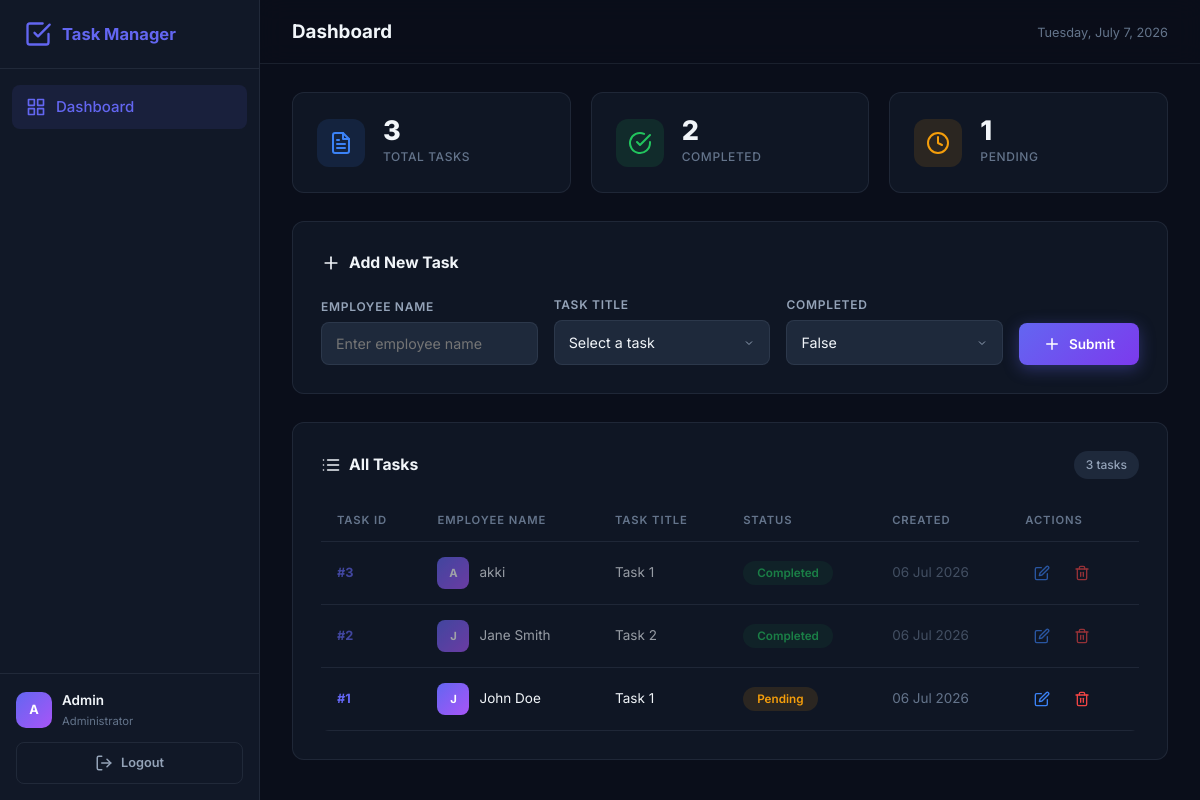
Screenshot of /dashboard (signed in) with the database file from the repository.
### app.py (models this page shows, shortened)
class Admin(UserMixin, db.Model):
    id = db.Column(db.Integer, primary_key=True)
    username = db.Column(db.String(80), unique=True, nullable=False)
    password_hash = db.Column(db.String(256), nullable=False)

class Task(db.Model):
    task_id = db.Column(db.Integer, primary_key=True, autoincrement=True)
    employee_name = db.Column(db.String(120), nullable=False)
    task_title = db.Column(db.String(200), nullable=False)
    completed = db.Column(db.Boolean, default=False)
    created_at = db.Column(db.DateTime, default=datetime.utcnow)
    updated_at = db.Column(db.DateTime, default=datetime.utcnow, onupdate=datetime.utcnow)

### app.py (the view)
@app.route('/dashboard')
@login_required
def dashboard():
    tasks = Task.query.order_by(Task.created_at.desc()).all()
    total = Task.query.count()
    completed = Task.query.filter_by(completed=True).count()
    pending = total - completed
    return render_template('dashboard.html',
                           tasks=tasks,
                           total=total,
                           completed=completed,
                           pending=pending)

### app.py (called while the page is built)
@login_manager.user_loader
def load_user(user_id):
    return Admin.query.get(int(user_id))

### templates/dashboard.html (shortened to what this page needs)
{% extends 'base.html' %}
{% block body %}
<div class="app-layout">
    <aside class="sidebar" id="sidebar">
        <div class="sidebar-brand">
            <svg width="28" height="28" viewBox="0 0 24 24" fill="none" stroke="currentColor" stroke-width="2" stroke-linecap="round" stroke-linejoin="round">
                <path d="M9 11l3 3L22 4"/>
                <path d="M21 12v7a2 2 0 0 1-2 2H5a2 2 0 0 1-2-2V5a2 2 0 0 1 2-2h11"/>
            </svg>
            <span>Task Manager</span>
        </div>
        <nav class="sidebar-nav">
            <a href="{{ url_for('dashboard') }}" class="nav-item active" id="nav-dashboard">
                <svg width="20" height="20" viewBox="0 0 24 24" fill="none" stroke="currentColor" stroke-width="2" stroke-linecap="round" stroke-linejoin="round">
                    <rect x="3" y="3" width="7" height="7"/>
                    <rect x="14" y="3" width="7" height="7"/>
                    <rect x="14" y="14" width="7" height="7"/>
                    <rect x="3" y="14" width="7" height="7"/>
                </svg>
                <span>Dashboard</span>
            </a>
        </nav>
        <div class="sidebar-footer">
            <div class="admin-badge">
                <div class="admin-avatar">A</div>
                <div class="admin-info">
                    <span class="admin-name">{{ current_user.username }}</span>
                    <span class="admin-role">Administrator</span>
                </div>
            </div>
            <a href="{{ url_for('logout') }}" class="btn btn-ghost btn-logout" id="logout-btn">
                <svg width="18" height="18" viewBox="0 0 24 24" fill="none" stroke="currentColor" stroke-width="2" stroke-linecap="round" stroke-linejoin="round">
                    <path d="M9 21H5a2 2 0 0 1-2-2V5a2 2 0 0 1 2-2h4"/>
                    <polyline points="16 17 21 12 16 7"/>
                    <line x1="21" y1="12" x2="9" y2="12"/>
                </svg>
                <span>Logout</span>
            </a>
        </div>
    </aside>
    <main class="main-content">
        <header class="topbar">
            <h2 class="page-title">Dashboard</h2>
            <div class="topbar-right">
                <span class="current-date" id="current-date"></span>
            </div>
        </header>
        <section class="stats-grid">
            <div class="stat-card stat-total" id="stat-total">
                <div class="stat-icon">
                </div>
                <div class="stat-content">
                    <span class="stat-number">{{ total }}</span>
                    <span class="stat-label">Total Tasks</span>
                </div>
            </div>
            <div class="stat-card stat-completed" id="stat-completed">
                <div class="stat-icon">
                    <svg width="24" height="24" viewBox="0 0 24 24" fill="none" stroke="currentColor" stroke-width="2" stroke-linecap="round" stroke-linejoin="round">
                        <path d="M22 11.08V12a10 10 0 1 1-5.93-9.14"/>
                        <polyline points="22 4 12 14.01 9 11.01"/>
                    </svg>
                </div>
                <div class="stat-content">
                    <span class="stat-number">{{ completed }}</span>
                    <span class="stat-label">Completed</span>
                </div>
            </div>
            <div class="stat-card stat-pending" id="stat-pending">
                <div class="stat-icon">
                    <svg width="24" height="24" viewBox="0 0 24 24" fill="none" stroke="currentColor" stroke-width="2" stroke-linecap="round" stroke-linejoin="round">
                        <circle cx="12" cy="12" r="10"/>
                        <polyline points="12 6 12 12 16 14"/>
                    </svg>
                </div>
                <div class="stat-content">
                    <span class="stat-number">{{ pending }}</span>
                    <span class="stat-label">Pending</span>
                </div>
            </div>
        </section>
        <section class="content-section">
            <div class="section-header">
                <h3>
                    <svg width="20" height="20" viewBox="0 0 24 24" fill="none" stroke="currentColor" stroke-width="2" stroke-linecap="round" stroke-linejoin="round">
                        <line x1="12" y1="5" x2="12" y2="19"/>
                        <line x1="5" y1="12" x2="19" y2="12"/>
                    </svg>
                    Add New Task
                </h3>
            </div>
            <form method="POST" action="{{ url_for('add_task') }}" class="task-form" id="add-task-form">
                <div class="form-row">
                    <div class="form-group">
                        <label for="employee_name">Employee Name</label>
                        <input type="text" id="employee_name" name="employee_name" placeholder="Enter employee name" required>
                    </div>
                    <div class="form-group">
                        <label for="task_title">Task Title</label>
                        <select id="task_title" name="task_title" required>
                            <option value="" disabled selected>Select a task</option>
                        </select>
                    </div>
                    <div class="form-group">
                        <label for="completed">Completed</label>
                        <select id="completed" name="completed">
                            <option value="false" selected>False</option>
                        </select>
                    </div>
                    <div class="form-group form-actions">
                        <label>&nbsp;</label>
                        <button type="submit" class="btn btn-primary" id="submit-task-btn">
                            <svg width="18" height="18" viewBox="0 0 24 24" fill="none" stroke="currentColor" stroke-width="2" stroke-linecap="round" stroke-linejoin="round">
                                <line x1="12" y1="5" x2="12" y2="19"/>
                                <line x1="5" y1="12" x2="19" y2="12"/>
                            </svg>
                            <span>Submit</span>
                        </button>
                    </div>
                </div>
            </form>
        </section>
        <section class="content-section">
            <div class="section-header">
                <h3>
                    All Tasks
                </h3>
                <span class="task-count-badge">{{ tasks|length }} task{{ 's' if tasks|length != 1 }}</span>
            </div>
            {% if tasks %}
            <div class="table-wrapper">
                <table class="task-table" id="task-table">
                    <thead>
                        <tr>
                            <th>Task ID</th>
                            <th>Employee Name</th>
                            <th>Task Title</th>
                            <th>Status</th>
                            <th>Created</th>
                            <th>Actions</th>
                        </tr>
                    </thead>
                    <tbody>
                        {% for task in tasks %}
                        <tr class="task-row {% if task.completed %}row-completed{% endif %}" id="task-row-{{ task.task_id }}">
                            <td>
                                <span class="task-id-badge">#{{ task.task_id }}</span>
                            </td>
                            <td>
                                <div class="employee-cell">
                                    <div class="employee-avatar">{{ task.employee_name[0]|upper }}</div>
                                    <span>{{ task.employee_name }}</span>
                                </div>
                            </td>
                            <td>{{ task.task_title }}</td>
                            <td>
                                <button class="status-badge {% if task.completed %}status-done{% else %}status-pending{% endif %}"
                                        onclick="toggleTask({{ task.task_id }})"
                                        id="status-btn-{{ task.task_id }}">
                                    {{ 'Completed' if task.completed else 'Pending' }}
                                </button>
                            </td>
                            <td class="date-cell">{{ task.created_at.strftime('%d %b %Y') }}</td>
                            <td>
                                <div class="action-btns">
                                    <button class="btn-icon btn-edit" onclick="openEditModal({{ task.task_id }}, '{{ task.employee_name }}', '{{ task.task_title }}', {{ 'true' if task.completed else 'false' }})" id="edit-btn-{{ task.task_id }}" aria-label="Edit task">
                                        <svg width="16" height="16" viewBox="0 0 24 24" fill="none" stroke="currentColor" stroke-width="2" stroke-linecap="round" stroke-linejoin="round">
                                            <path d="M11 4H4a2 2 0 0 0-2 2v14a2 2 0 0 0 2 2h14a2 2 0 0 0 2-2v-7"/>
                                            <path d="M18.5 2.5a2.121 2.121 0 0 1 3 3L12 15l-4 1 1-4 9.5-9.5z"/>
                                        </svg>
                                    </button>
                                    <form method="POST" action="{{ url_for('delete_task', task_id=task.task_id) }}" class="inline-form" onsubmit="return confirm('Delete task #{{ task.task_id }}?')">
                                        <button type="submit" class="btn-icon btn-delete" id="delete-btn-{{ task.task_id }}" aria-label="Delete task">
                                        </button>
                                    </form>
                                </div>
                            </td>
                        </tr>
                        {% endfor %}
                    </tbody>
                </table>
            </div>
            {% endif %}
        </section>
    </main>
</div>
{% endblock %}

### templates/base.html (shortened to what this page needs)
<!DOCTYPE html>
<html lang="en">
<head>
    <link rel="stylesheet" href="{{ url_for('static', filename='css/style.css') }}">
</head>
<body>
    {% block body %}{% endblock %}
</body>
</html>

### rows the page displays
Admin: username "Admin"
Task: task_id "3", employee_name "A", employee_name "akki", task_title "Task 1", completed "Completed", created_at "06 Jul 2026"
Task: task_id "2", employee_name "J", employee_name "Jane Smith", task_title "Task 2", completed "Completed", created_at "06 Jul 2026"
Task: task_id "1", employee_name "J", employee_name "John Doe", task_title "Task 1", completed "Pending", created_at "06 Jul 2026"

### other values shown
{{ total }} "3"
{{ completed }} "2"
{{ pending }} "1"
{{ tasks|length }} "3"
{{ 's' if tasks|length != 1 }} "s"
